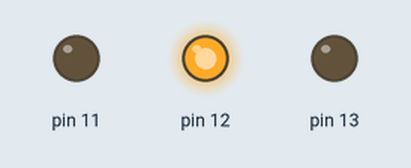
Recording of a program running on a simulated Raspberry Pi (header pin numbers). Parts: output pins drawn as LEDs (lit = HIGH).

Above: at 0.2 s.
At 0.7 s:
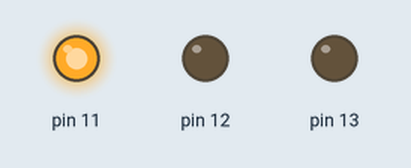
At 2.7 s:
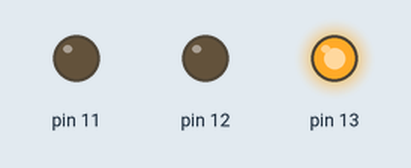
Timing chart, 0 to 3.5 s (numbered marks = the images above):
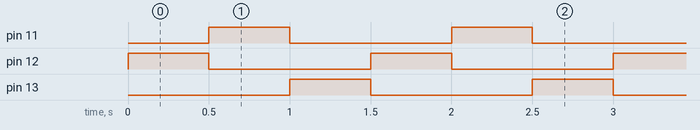

The program:

blink_3_LEDS.py
```python
import RPi.GPIO as GPIO
import time

#Use the physical pin numbers, not the logical names
GPIO.setmode(GPIO.BOARD)
GPIO.setwarnings(False)
#Set pin 11, 12, 13 as outputs
GPIO.setup(11, GPIO.OUT)
GPIO.setup(12, GPIO.OUT)
GPIO.setup(13, GPIO.OUT)
#Keep looping over and over
try:
        while True:
                GPIO.output(11, False)
                GPIO.output(12, True)
                GPIO.output(13, False)
                time.sleep(0.5)
                GPIO.output(11, True)
                GPIO.output(12, False)
                GPIO.output(13, False)
                time.sleep(0.5)
                GPIO.output(11, False)
                GPIO.output(12, False)
                GPIO.output(13, True)
                time.sleep(0.5)

finally:
        print("Cleaning up")
        GPIO.cleanup()
```

Measured:
- by itself, pin 11–13: alternates HIGH for 0.50 s and LOW for 1.0 s
- by itself, everything shown: repeats every 1.5 s, in 3 steps
